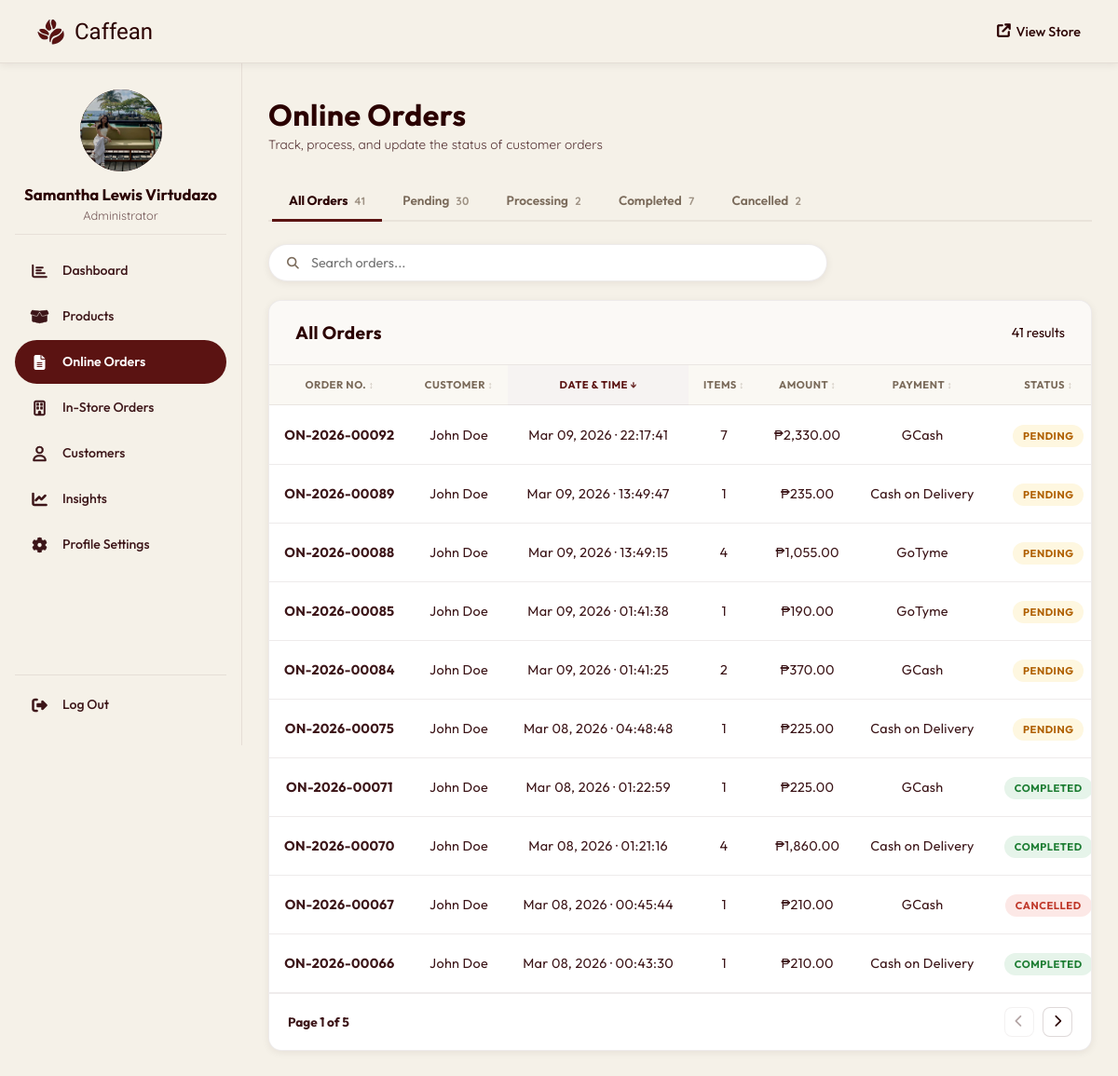
The app's page /admin/orders.php (signed in), older data.
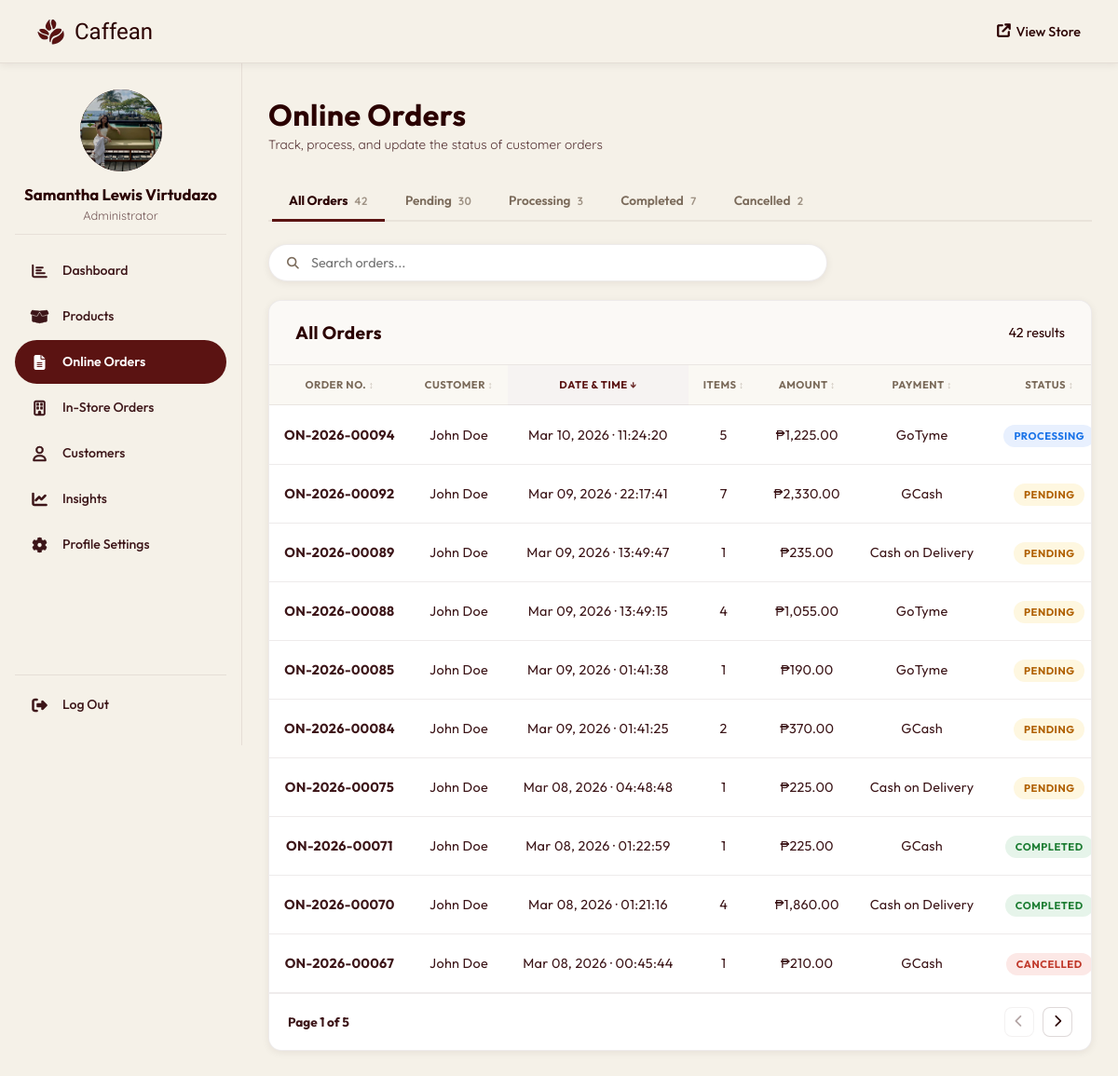
The same page, newer data.
### tables this page shows
CREATE TABLE `users` (
  `user_id` int(11) NOT NULL,
  `full_name` varchar(100) NOT NULL,
  `email` varchar(100) NOT NULL,
  `mobile_number` varchar(15) DEFAULT NULL,
  `profile_image` varchar(255) DEFAULT NULL,
  `house_unit` varchar(100) DEFAULT NULL,
  `street_name` varchar(100) DEFAULT NULL,
  `barangay` varchar(100) DEFAULT NULL,
  `city_municipality` varchar(100) DEFAULT NULL,
  `province` varchar(100) DEFAULT NULL,
  `zip_code` varchar(10) DEFAULT NULL,
  `password` varchar(255) NOT NULL,
  `role` enum('admin','customer') DEFAULT 'customer',
  `created_at` timestamp NOT NULL DEFAULT current_timestamp()
);

CREATE TABLE `orders` (
  `order_id` int(11) NOT NULL,
  `order_number` varchar(20) NOT NULL DEFAULT '' COMMENT 'Human-readable receipt number (e.g. PC-2026-00001)',
  `user_id` int(11) DEFAULT NULL,
  `order_date` datetime DEFAULT current_timestamp(),
  `total_amount` decimal(10,2) NOT NULL,
  `status` enum('pending','processing','completed','cancelled') DEFAULT 'pending',
  `payment_method` varchar(50) NOT NULL,
  `delivery_address` text NOT NULL,
  `created_at` timestamp NOT NULL DEFAULT current_timestamp(),
  `mobile_number` varchar(20) DEFAULT NULL,
  `order_type` enum('delivery','pickup') NOT NULL DEFAULT 'delivery',
  `house_unit` varchar(100) DEFAULT NULL,
  `street_name` varchar(150) DEFAULT NULL,
  `barangay` varchar(100) DEFAULT NULL,
  `city_municipality` varchar(100) DEFAULT NULL,
  `province` varchar(100) DEFAULT NULL,
  `zip_code` varchar(10) DEFAULT NULL,
  `delivery_notes` text DEFAULT NULL,
  `pickup_branch` varchar(100) DEFAULT NULL,
  `pickup_date` date DEFAULT NULL,
  `pickup_time` time DEFAULT NULL,
  `is_kiosk` tinyint(1) NOT NULL DEFAULT 0,
  `kiosk_order_type` enum('dine_in','take_out') DEFAULT NULL,
  `customer_name` varchar(100) DEFAULT NULL
);

### admin/orders.php (the view, shortened to what this page needs)
<?php
require_once '../php/db_connection.php';
function fmt_id($prefix, $id, $date_str = null)
{
  $year = $date_str ? date('Y', strtotime($date_str)) : date('Y');
  return $prefix . '-' . $year . '-' . str_pad($id, 5, '0', STR_PAD_LEFT);
}
$status_filter = $_GET['status'] ?? 'all';
$base_where    = "(o.is_kiosk = 0 OR o.is_kiosk IS NULL)";
$where_clause  = $base_where;
$counts = ['all' => 0, 'pending' => 0, 'processing' => 0, 'completed' => 0, 'cancelled' => 0];
$c_res  = mysqli_query($conn, "SELECT status, COUNT(*) AS count FROM orders WHERE (is_kiosk = 0 OR is_kiosk IS NULL) GROUP BY status");
while ($r = mysqli_fetch_assoc($c_res)) {
  $counts[$r['status']] = $r['count'];
  $counts['all']       += $r['count'];
}
$orders_raw = mysqli_query(
  $conn,
  "SELECT o.*,
            COALESCE(u.full_name, o.customer_name, 'Guest') AS full_name,
            COALESCE(u.email, '') AS email,
            (SELECT SUM(quantity) FROM order_items WHERE order_id = o.order_id) AS total_items
     FROM orders o
     LEFT JOIN users u ON o.user_id = u.user_id
     WHERE $where_clause
     ORDER BY o.order_date DESC"
);
$total_orders = mysqli_num_rows($orders_raw);
$orders_map = [];
while ($o = mysqli_fetch_assoc($orders_raw)) {
  $o['items']            = [];
  $orders_map[$o['order_id']] = $o;
}
if (!empty($orders_map)) {
  $ids       = implode(',', array_map('intval', array_keys($orders_map)));
  $items_res = mysqli_query(
    $conn,
    "SELECT oi.order_id, oi.quantity, oi.price_at_time AS price, p.name AS product_name
         FROM order_items oi
         JOIN products p ON oi.product_id = p.product_id
         WHERE oi.order_id IN ($ids)"
  );
  while ($item = mysqli_fetch_assoc($items_res)) {
    $orders_map[$item['order_id']]['items'][] = $item;
  }
}
include 'includes/header.php';
?>
<div class="page-header">
  <div class="page-header-text">
    <h1>Online Orders</h1>
    <p>Track, process, and update the status of customer orders</p>
  </div>
</div>
<div class="admin-tabs">
  <a href="?status=all" class="tab <?= $status_filter === 'all'        ? 'active' : '' ?>">All Orders <span class="tab-count"><?= $counts['all']        ?></span></a>
  <a href="?status=pending" class="tab <?= $status_filter === 'pending'    ? 'active' : '' ?>">Pending <span class="tab-count"><?= $counts['pending']    ?></span></a>
  <a href="?status=processing" class="tab <?= $status_filter === 'processing' ? 'active' : '' ?>">Processing <span class="tab-count"><?= $counts['processing'] ?></span></a>
  <a href="?status=completed" class="tab <?= $status_filter === 'completed'  ? 'active' : '' ?>">Completed <span class="tab-count"><?= $counts['completed']  ?></span></a>
  <a href="?status=cancelled" class="tab <?= $status_filter === 'cancelled'  ? 'active' : '' ?>">Cancelled <span class="tab-count"><?= $counts['cancelled']  ?></span></a>
</div>
<div class="toolbar">
  <div class="search-box">
    <span class="search-icon"><i class="fas fa-search"></i></span>
    <input type="text" id="ordersSearch" placeholder="Search orders..." />
  </div>
</div>
<div class="card">
  <div class="card-header">
    <h2><?= ucfirst($status_filter) ?> Orders</h2>
    <span class="card-count"><?= $total_orders ?> result<?= $total_orders !== 1 ? 's' : '' ?></span>
  </div>
  <table class="admin-table" id="ordersTable">
    <thead>
      <tr>
        <th data-sort="text">Order No.</th>
        <th data-sort="text">Customer</th>
        <th data-sort="date">Date &amp; Time</th>
        <th data-sort="number">Items</th>
        <th data-sort="number">Amount</th>
        <th data-sort="text">Payment</th>
        <th data-sort="status">Status</th>
      </tr>
    </thead>
    <tbody>
      <?php if ($total_orders === 0): ?>
        <tr class="empty-row">
          <td colspan="8">
            <div class="empty-state">
              <i class="fas fa-inbox"></i>
              <p>No orders found</p>
            </div>
          </td>
        </tr>
      <?php else: ?>
        <?php foreach ($orders_map as $o): ?>
          <tr>
            <td class="td-id"><?= fmt_id('ON', $o['order_id'], $o['order_date']) ?></td>
            <td><?= htmlspecialchars($o['full_name']) ?></td>
            <td><?= date('M d, Y · H:i:s', strtotime($o['order_date'])) ?></td>
            <td><?= $o['total_items'] ?? 0 ?></td>
            <td class="td-amount">&#8369;<?= number_format($o['total_amount'], 2) ?></td>
            <td><?= htmlspecialchars($o['payment_method']) ?></td>
            <td>
              <span class="badge badge-<?= strtolower($o['status']) ?>">
                <?= ucfirst($o['status']) ?>
              </span>
            </td>
          </tr>
        <?php endforeach; ?>
      <?php endif; ?>
    </tbody>
  </table>
  <div id="ordersTable-pagination" class="admin-pagination">
    <span class="page-info">Page 1 of 1</span>
    <div class="page-btns">
      <button class="btn-page btn-prev"><i class="fas fa-chevron-left"></i></button>
      <button class="btn-page btn-next"><i class="fas fa-chevron-right"></i></button>
    </div>
  </div>
</div>
<?php include 'includes/footer.php'; ?>

### admin/includes/header.php (shortened to what this page needs)
<?php
$admin_name    = isset($_SESSION['full_name']) ? htmlspecialchars($_SESSION['full_name']) : 'Admin';
$admin_initial = strtoupper(substr($admin_name, 0, 1));
$current_page  = basename($_SERVER['PHP_SELF']);
$admin_avatar_src = '';
if (isset($_SESSION['user_id'])) {
    $a_stmt = mysqli_prepare($conn, "SELECT profile_image, email FROM users WHERE user_id = ?");
    mysqli_stmt_bind_param($a_stmt, 'i', $_SESSION['user_id']);
    mysqli_stmt_execute($a_stmt);
    $a_row = mysqli_fetch_assoc(mysqli_stmt_get_result($a_stmt));
    if (!empty($a_row['profile_image'])) {
        $admin_avatar_src = BASE_URL . '/' . htmlspecialchars($a_row['profile_image']);
    }
}
$page_css_map = [
    'dashboard.php'        => 'dashboard.css',
    'products.php'         => 'products.css',
    'orders.php'           => 'orders.css',
    'instore_orders.php'   => 'orders.css',
    'customers.php'        => 'customers.css',
    'insights.php'         => 'dashboard.css',
    'profile_settings.php' => null,
];
$page_css_file = $page_css_map[$current_page] ?? null;
?>
<!DOCTYPE html>
<html lang="en">
<head>
  <link rel="stylesheet" href="<?= BASE_URL ?>/admin/assets/css/admin.css?v=<?= time() ?>" />
  <?php if ($page_css_file): ?>
    <link rel="stylesheet" href="<?= BASE_URL ?>/admin/assets/css/<?= $page_css_file ?>?v=<?= time() ?>" />
  <?php endif; ?>
  <link rel="stylesheet" href="https://cdnjs.cloudflare.com/ajax/libs/font-awesome/6.4.0/css/all.min.css" />
  <link rel="stylesheet" href="https://cdn.jsdelivr.net/npm/bootstrap-icons@1.11.3/font/bootstrap-icons.min.css" />
</head>
<body>
  <nav class="admin-navbar">
    <div class="admin-nav-inner">
      <a href="<?= BASE_URL ?>/admin/dashboard.php" class="admin-brand">
        <img src="<?= BASE_URL ?>/images/coffee_beans_logo.png" alt="Caffean" />
        <span>Caffean</span>
      </a>
      <div class="nav-right">
        <a href="<?= BASE_URL ?>/" target="_blank" class="btn-ghost">
          <i class="fas fa-arrow-up-right-from-square"></i> View Store
        </a>
      </div>
    </div>
  </nav>
  <div class="admin-body">
    <aside class="admin-sidebar">
      <div class="admin-sidebar-profile">
        <div class="admin-avatar-wrap">
          <?php if ($admin_avatar_src): ?>
            <img src="<?= $admin_avatar_src ?>" alt="Profile" class="admin-sidebar-avatar" id="adminAvatarPreview" />
          <?php else: ?>
            <div class="admin-sidebar-avatar" id="adminAvatarInitial"><?= $admin_initial ?></div>
          <?php endif; ?>
        </div>
        <div class="admin-sidebar-info">
          <h2><?= $admin_name ?></h2>
          <p>Administrator</p>
        </div>
      </div>
      <ul class="sidebar-nav">
        <li>
          <a href="<?= BASE_URL ?>/admin/dashboard.php"
            <?= $current_page === 'dashboard.php' ? 'class="active"' : '' ?>>
            <span class="snav-icon">
              <i class="far fa-chart-bar snav-ic-out"></i>
            </span>
            <span class="snav-text">Dashboard</span>
          </a>
        </li>
        <li>
          <a href="<?= BASE_URL ?>/admin/products.php"
            <?= $current_page === 'products.php' ? 'class="active"' : '' ?>>
            <span class="snav-icon">
              <i class="fas fa-box-open snav-ic-out"></i>
            </span>
            <span class="snav-text">Products</span>
          </a>
        </li>
        <li>
          <a href="<?= BASE_URL ?>/admin/orders.php"
            <?= $current_page === 'orders.php' ? 'class="active"' : '' ?>>
            <span class="snav-icon">
              <i class="fas fa-file-lines snav-ic-fill"></i>
            </span>
            <span class="snav-text">Online Orders</span>
          </a>
        </li>
        <li>
          <a href="<?= BASE_URL ?>/admin/instore_orders.php"
            <?= $current_page === 'instore_orders.php' ? 'class="active"' : '' ?>>
            <span class="snav-icon">
              <i class="far fa-building snav-ic-out"></i>
            </span>
            <span class="snav-text">In-Store Orders</span>
          </a>
        </li>
        <li>
          <a href="<?= BASE_URL ?>/admin/customers.php"
            <?= $current_page === 'customers.php' ? 'class="active"' : '' ?>>
            <span class="snav-icon">
              <i class="far fa-user snav-ic-out"></i>
            </span>
            <span class="snav-text">Customers</span>
          </a>
        </li>
        <li>
          <a href="<?= BASE_URL ?>/admin/insights.php"
            <?= $current_page === 'insights.php' ? 'class="active"' : '' ?>>
            <span class="snav-icon">
              <i class="fas fa-chart-line snav-ic-out"></i>
            </span>
            <span class="snav-text">Insights</span>
          </a>
        </li>
        <li>
          <a href="<?= BASE_URL ?>/admin/profile_settings.php"
            <?= $current_page === 'profile_settings.php' ? 'class="active"' : '' ?>>
            <span class="snav-icon">
              <i class="fas fa-gear snav-ic-out"></i>
            </span>
            <span class="snav-text">Profile Settings</span>
          </a>
        </li>
      </ul>
      <div class="sidebar-logout">
        <a href="<?= BASE_URL ?>/php/logout.php" class="sidebar-logout-btn">
          <span class="snav-icon">
            <i class="fas fa-right-from-bracket"></i>
          </span>
          <span class="snav-text">Log Out</span>
        </a>
      </div>
    </aside>
    <main class="admin-wrapper">

### admin/includes/footer.php (shortened to what this page needs)
  </main>
</div>
</body>
</html>

### admin/includes/header.php (style rules this page uses)
.admin-table th[data-sort]::after { content: ' ↕'; font-size: 0.65rem; opacity: 0.4; }
.admin-table th[data-sort].sort-desc::after { content: ' ↓'; opacity: 0.9; }

Row changes from the older to the newer data that the page shows:
no longer on this page (row unchanged): orders: fmt_id('ON', $o['order_id'], $o['order_date']) "ON-2026-00066", full_name "John Doe", order_date "Mar 08, 2026 · 00:43:30", total_items "1", total_amount "210.00", payment_method "Cash on Delivery", status "COMPLETED"
shown differently, row unchanged: orders id 30: user (not shown) → "3"
added orders: fmt_id('ON', $o['order_id'], $o['order_date']) "ON-2026-00094", full_name "John Doe", order_date "Mar 10, 2026 · 11:24:20", total_items "5", total_amount "1,225.00", payment_method "GoTyme", status "PROCESSING"
Text that changed along with them:
$counts['all']: "41" → "42"
$total_orders: "41" → "42"
$counts['processing']: "2" → (not shown)
